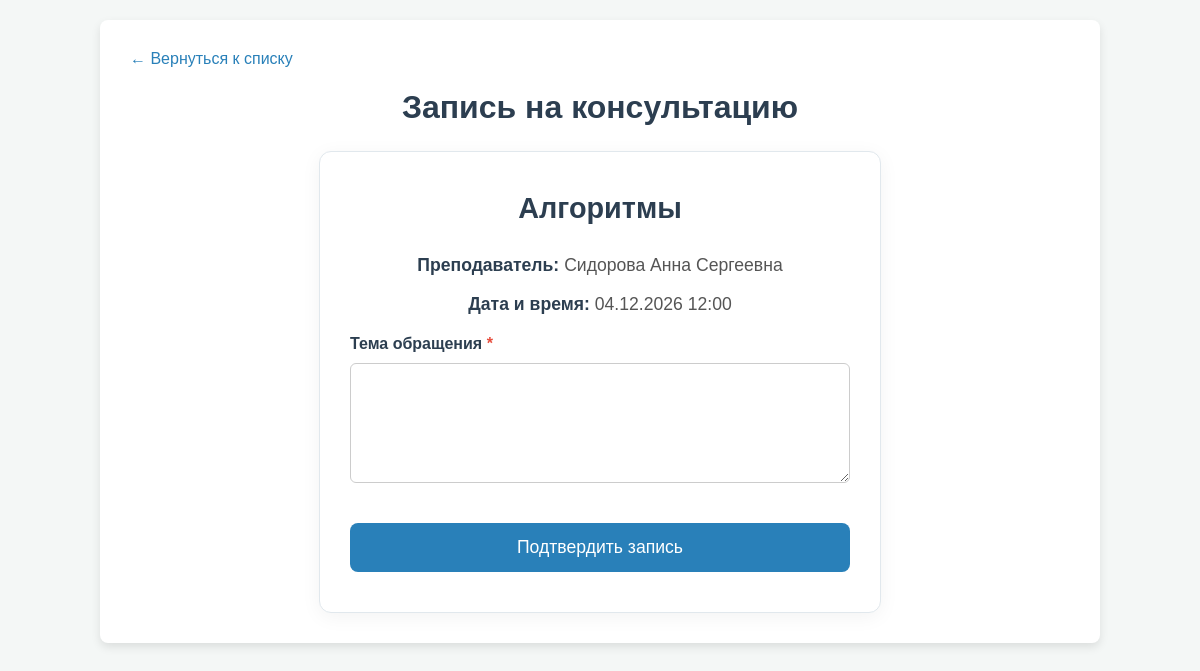
Before: /book.php?slot_id=28 (signed in) with the older database file.
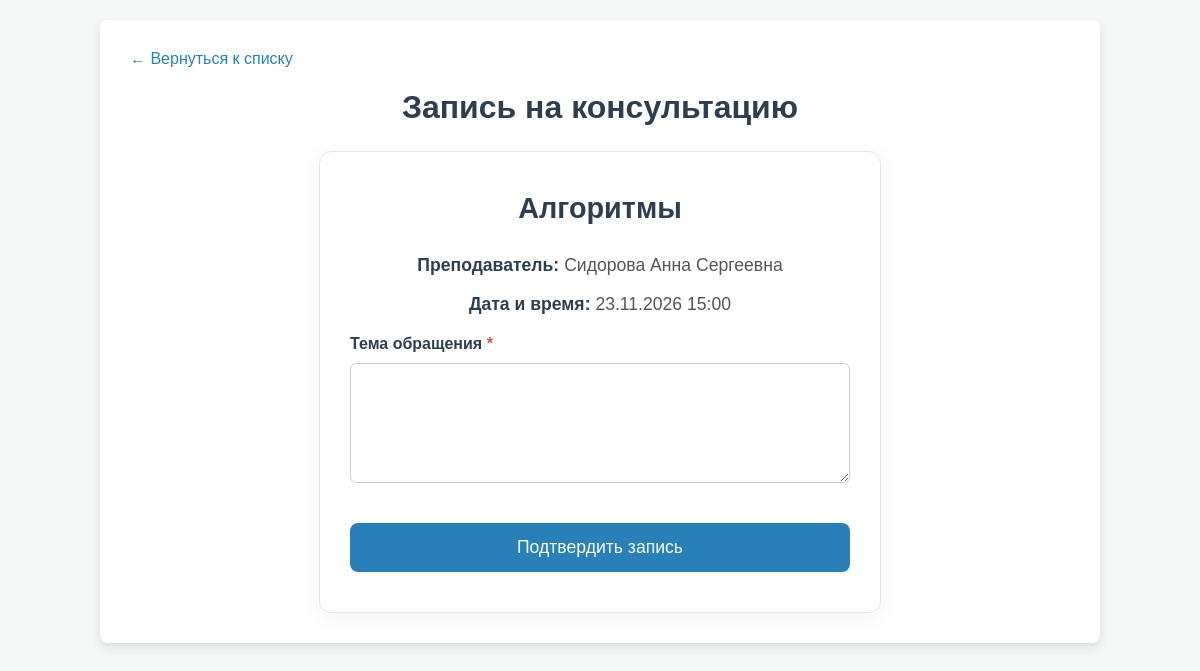
After: the same page with the newer database file.
### tables this page shows
CREATE TABLE `slots` (
  `id` int NOT NULL,
  `teacher_id` int NOT NULL,
  `subject` varchar(100) NOT NULL,
  `start_time` datetime NOT NULL
);

CREATE TABLE `users` (
  `id` int NOT NULL,
  `full_name` varchar(100) NOT NULL,
  `login` varchar(50) NOT NULL,
  `password` varchar(255) NOT NULL,
  `role` enum('student','teacher') NOT NULL
);

### book.php (the view, shortened to what this page needs)
<?php
require 'db.php';
$slot_id = $_GET['slot_id'] ?? null;
$stmt = $pdo->prepare("SELECT s.*, u.full_name as teacher_name FROM slots s JOIN users u ON s.teacher_id = u.id WHERE s.id = ?");
$stmt->execute([$slot_id]);
$slot = $stmt->fetch(PDO::FETCH_ASSOC);
$success = '';
$check = $pdo->prepare("SELECT id FROM appointments WHERE slot_id = ? AND student_id = ?");
$check->execute([$slot_id, $_SESSION['user_id']]);
$is_booked = $check->fetch();
?>
<!DOCTYPE html>
<html lang="ru">
<head>
    <link rel="stylesheet" href="style.css">
</head>
<body>
    <div class="container">
        <a href="index.php" class="back-link">&larr; Вернуться к списку</a>
        <h1>Запись на консультацию</h1>
        <div class="card">
            <h2><?= htmlspecialchars($slot['subject']) ?></h2>
            <p><strong>Преподаватель:</strong> <?= htmlspecialchars($slot['teacher_name']) ?></p>
            <p><strong>Дата и время:</strong> <?= date('d.m.Y H:i', strtotime($slot['start_time'])) ?></p>
            <?php if ($is_booked || $success): ?>
                <hr style="margin: 20px 0; border: 0; border-top: 1px solid #eee;">
                <form method="POST" onsubmit="return confirm('Вы уверены, что хотите отменить запись?');">
                    <button type="submit" name="delete_appointment" class="btn" style="background-color: #e74c3c; width: 100%;">Отменить запись</button>
                </form>
            <?php else: ?>
                <form method="POST" class="booking-form">
                    <div class="form-group">
                        <label for="topic">Тема обращения <span class="required">*</span></label>
                        <textarea id="topic" name="topic" rows="3" required><?= isset($_POST['topic']) ? htmlspecialchars($_POST['topic']) : '' ?></textarea>
                    </div>
                    <button type="submit" name="create_appointment" class="btn btn-large">Подтвердить запись</button>
                </form>
            <?php endif; ?>
        </div>
    </div>
</body>
</html>

Changed rows visible on the page:
changed slots "Алгоритмы": start_time "04.12.2026 12:00" → "23.11.2026 15:00"
